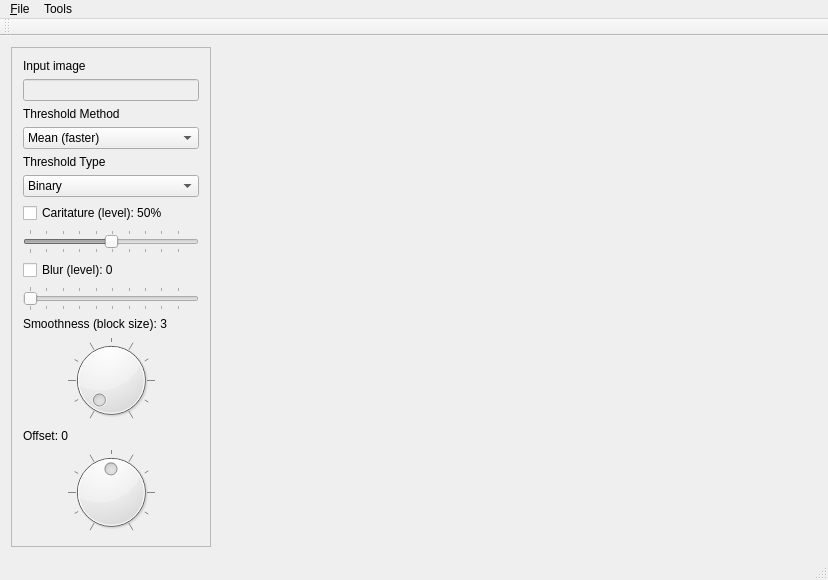
<?xml version="1.0" encoding="UTF-8"?>
<ui version="4.0">
 <class>MainWindow</class>
 <widget class="QMainWindow" name="MainWindow">
  <property name="geometry">
   <rect>
    <x>0</x>
    <y>0</y>
    <width>824</width>
    <height>478</height>
   </rect>
  </property>
  <property name="windowTitle">
   <string>Adaptive Threshold</string>
  </property>
  <widget class="QWidget" name="centralWidget">
   <layout class="QHBoxLayout" name="horizontalLayout">
    <item>
     <widget class="QFrame" name="frame">
      <property name="minimumSize">
       <size>
        <width>200</width>
        <height>500</height>
       </size>
      </property>
      <property name="maximumSize">
       <size>
        <width>200</width>
        <height>1024</height>
       </size>
      </property>
      <property name="frameShape">
       <enum>QFrame::StyledPanel</enum>
      </property>
      <property name="frameShadow">
       <enum>QFrame::Sunken</enum>
      </property>
      <layout class="QVBoxLayout" name="verticalLayout">
       <item>
        <widget class="QLabel" name="label">
         <property name="text">
          <string>Input image</string>
         </property>
        </widget>
       </item>
       <item>
        <widget class="QLineEdit" name="srcImageInput">
         <property name="enabled">
          <bool>false</bool>
         </property>
        </widget>
       </item>
       <item>
        <widget class="QLabel" name="label_2">
         <property name="text">
          <string>Threshold Method</string>
         </property>
        </widget>
       </item>
       <item>
        <widget class="QComboBox" name="methodComboBox">
         <property name="enabled">
          <bool>true</bool>
         </property>
         <item>
          <property name="text">
           <string>Mean (faster)</string>
          </property>
         </item>
         <item>
          <property name="text">
           <string>Gaussian (slower)</string>
          </property>
         </item>
        </widget>
       </item>
       <item>
        <widget class="QLabel" name="label_3">
         <property name="text">
          <string>Threshold Type</string>
         </property>
        </widget>
       </item>
       <item>
        <widget class="QComboBox" name="typeComboBox">
         <property name="enabled">
          <bool>true</bool>
         </property>
         <item>
          <property name="text">
           <string>Binary</string>
          </property>
         </item>
         <item>
          <property name="text">
           <string>Binary inverted</string>
          </property>
         </item>
        </widget>
       </item>
       <item>
        <widget class="QCheckBox" name="caricatureCheckBox">
         <property name="text">
          <string>Caritature (level): 50%</string>
         </property>
        </widget>
       </item>
       <item>
        <widget class="QSlider" name="caricatureLevelSlider">
         <property name="enabled">
          <bool>false</bool>
         </property>
         <property name="minimum">
          <number>1</number>
         </property>
         <property name="value">
          <number>50</number>
         </property>
         <property name="orientation">
          <enum>Qt::Horizontal</enum>
         </property>
         <property name="tickPosition">
          <enum>QSlider::TicksBothSides</enum>
         </property>
        </widget>
       </item>
       <item>
        <widget class="QCheckBox" name="blurCheckBox">
         <property name="text">
          <string>Blur (level): 0</string>
         </property>
        </widget>
       </item>
       <item>
        <widget class="QSlider" name="blurLevelSlider">
         <property name="enabled">
          <bool>false</bool>
         </property>
         <property name="minimum">
          <number>1</number>
         </property>
         <property name="value">
          <number>1</number>
         </property>
         <property name="orientation">
          <enum>Qt::Horizontal</enum>
         </property>
         <property name="tickPosition">
          <enum>QSlider::TicksBothSides</enum>
         </property>
        </widget>
       </item>
       <item>
        <widget class="QLabel" name="label_block_size">
         <property name="text">
          <string>Smoothness (block size): 3</string>
         </property>
        </widget>
       </item>
       <item>
        <widget class="QDial" name="dialBlockSize">
         <property name="enabled">
          <bool>true</bool>
         </property>
         <property name="minimum">
          <number>3</number>
         </property>
         <property name="singleStep">
          <number>2</number>
         </property>
         <property name="pageStep">
          <number>20</number>
         </property>
         <property name="wrapping">
          <bool>false</bool>
         </property>
         <property name="notchTarget">
          <double>10.000000000000000</double>
         </property>
         <property name="notchesVisible">
          <bool>true</bool>
         </property>
        </widget>
       </item>
       <item>
        <widget class="QLabel" name="label_offset">
         <property name="text">
          <string>Offset: 0</string>
         </property>
        </widget>
       </item>
       <item>
        <widget class="QDial" name="dialOffset">
         <property name="enabled">
          <bool>true</bool>
         </property>
         <property name="minimum">
          <number>-50</number>
         </property>
         <property name="maximum">
          <number>50</number>
         </property>
         <property name="pageStep">
          <number>20</number>
         </property>
         <property name="notchTarget">
          <double>10.000000000000000</double>
         </property>
         <property name="notchesVisible">
          <bool>true</bool>
         </property>
        </widget>
       </item>
      </layout>
     </widget>
    </item>
    <item>
     <widget class="QLabel" name="label_image">
      <property name="sizePolicy">
       <sizepolicy hsizetype="Maximum" vsizetype="Maximum">
        <horstretch>0</horstretch>
        <verstretch>0</verstretch>
       </sizepolicy>
      </property>
      <property name="minimumSize">
       <size>
        <width>600</width>
        <height>400</height>
       </size>
      </property>
      <property name="text">
       <string/>
      </property>
     </widget>
    </item>
   </layout>
  </widget>
  <widget class="QMenuBar" name="menuBar">
   <property name="geometry">
    <rect>
     <x>0</x>
     <y>0</y>
     <width>824</width>
     <height>21</height>
    </rect>
   </property>
   <widget class="QMenu" name="menuFile">
    <property name="title">
     <string>&amp;File</string>
    </property>
    <addaction name="actionOpen"/>
    <addaction name="separator"/>
    <addaction name="action_Save"/>
    <addaction name="actionExit"/>
   </widget>
   <widget class="QMenu" name="menuTools">
    <property name="title">
     <string>Tools</string>
    </property>
    <addaction name="actionZoom_In"/>
    <addaction name="actionZoom_Out"/>
    <addaction name="separator"/>
   </widget>
   <addaction name="menuFile"/>
   <addaction name="menuTools"/>
  </widget>
  <widget class="QToolBar" name="mainToolBar">
   <attribute name="toolBarArea">
    <enum>TopToolBarArea</enum>
   </attribute>
   <attribute name="toolBarBreak">
    <bool>false</bool>
   </attribute>
  </widget>
  <widget class="QStatusBar" name="statusBar"/>
  <action name="actionOpen">
   <property name="text">
    <string>&amp;Open ...</string>
   </property>
   <property name="shortcut">
    <string>Ctrl+O</string>
   </property>
  </action>
  <action name="actionExit">
   <property name="text">
    <string>&amp;Exit</string>
   </property>
  </action>
  <action name="actionZoom_In">
   <property name="text">
    <string>Zoom &amp;In</string>
   </property>
   <property name="shortcut">
    <string>+</string>
   </property>
  </action>
  <action name="actionZoom_Out">
   <property name="text">
    <string>Zoom &amp;Out</string>
   </property>
   <property name="shortcut">
    <string>-</string>
   </property>
  </action>
  <action name="action_Save">
   <property name="text">
    <string>&amp;Save</string>
   </property>
   <property name="shortcut">
    <string>Ctrl+S</string>
   </property>
  </action>
 </widget>
 <layoutdefault spacing="6" margin="11"/>
 <tabstops>
  <tabstop>typeComboBox</tabstop>
  <tabstop>dialBlockSize</tabstop>
  <tabstop>dialOffset</tabstop>
 </tabstops>
 <resources/>
 <connections/>
</ui>
